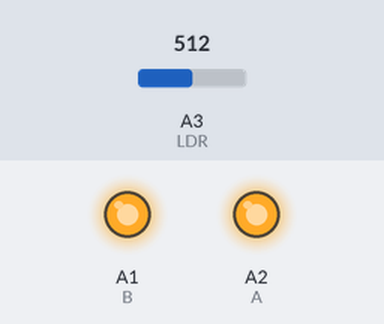
A sketch run on a simulated Arduino Uno, built with avr-gcc and run on an emulated ATmega328P. Shown: output pins drawn as LEDs (lit = HIGH). The inputs (shaded band) are chosen by the test bench; at power-on: A3 (LDR) = 512. What the sketch prints to the serial monitor is not drawn.

Above: at 17.82 s.
At 18.5 s:
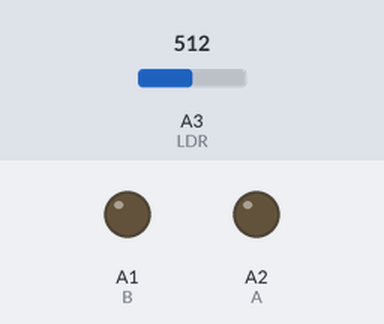
At 19.28 s:
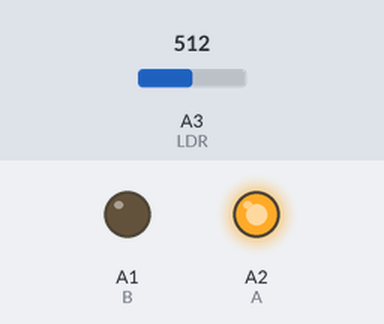
At 20.73 s:
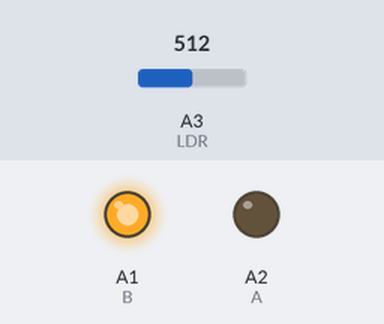
Timing chart, 0 to 23.4 s (numbered marks = the images above):
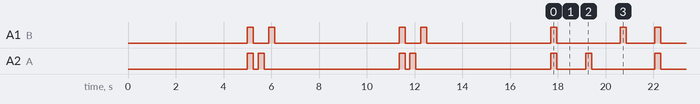

The sketch:

LDR_calibration.ino
```cpp
/* ColourSensor.txt
 * Designed by Dr Henry Tan
 * For CG1111A Photoelectric Sensor Studio
 */

// Define time delay before the next RGB colour turns ON to allow LDR to stabilize
#define RGBWait 200 //in milliseconds

// Define time delay before taking another LDR reading
#define LDRWait 10 //in milliseconds

//#define LDR 0   //LDR sensor pin at A0 original code for ldr
//#define LED 13  //Check Indicator to signal Calibration Completed

// Define colour sensor LED pins
//int ledArray[] = {2,3,4};// original code
int red_num = 0;
int green_num = 1;
int blue_num = 2;
int A = A2; //new code
int B = A1; //new code
int LDR = A3; //new code

//placeholders for colour detected
//int red = 0;
//int green = 0;
//int blue = 0;

//floats to hold colour arrays
float colourArray[] = {0,0,0};
float blackArray[] = {0,0,0};
float greyDiff[] = {0,0,0};
float whiteArray[] = {0,0,0};

char colourStr[3][5] = {"R = ", "G = ", "B = "};

void setup(){
  //setup the outputs for the colour sensor
  pinMode(A, OUTPUT);
  pinMode(B, OUTPUT);
  pinMode(LDR, INPUT);
  //pinMode(LED,OUTPUT);   //Check Indicator -- OFF during Calibration


  //begin serial communication
  Serial.begin(9600);

  setBalance();  //calibration
  //digitalWrite(LED, HIGH); //Check Indicator -- ON after Calibration
}

void loop(){
//turn on one colour at a time and LDR reads 5 times
  for(int c = 0;c<=2;c++){
    Serial.print(colourStr[c]);
     if(c==0){
      turn_on_red();
     }
     else if(c==1){
      turn_on_green();
     }
     else{
      turn_on_blue();
     }
    delay(RGBWait);
//get the average of 5 consecutive readings for the current colour and return an average
    colourArray[c] = getAvgReading(5);
//the average reading returned minus the lowest value divided by the maximum possible range, multiplied by 255 will give a value between 0-255, representing the value for the current reflectivity (i.e. the colour LDR is exposed to)
    colourArray[c] = (colourArray[c] - blackArray[c])/(greyDiff[c])*255;
    digitalWrite(A, LOW);
    digitalWrite(B, LOW);  //turn off the current LED colour
    delay(RGBWait+1000);
    Serial.println(int(greyDiff[c])); //show the value for the current colour LED, which corresponds to either the R, G or B of the RGB code
  }
}

void turn_on_red(){
  digitalWrite(A, HIGH);
  digitalWrite(B, HIGH);
}

void turn_on_blue(){
  digitalWrite(A, LOW);
  digitalWrite(B, HIGH);
}

void turn_on_green(){
  digitalWrite(A, HIGH);
  digitalWrite(B, LOW);
}


void setBalance(){
//set white balance
  Serial.println("Put White Sample For Calibration ...");
  delay(5000);           //delay for five seconds for getting sample ready
  //digitalWrite(LED,LOW); //Check Indicator OFF during Calibration
//scan the white sample.
//go through one colour at a time, set the maximum reading for each colour -- red, green and blue to the white array
  for(int i = 0;i<=2;i++){
     if(i==0){
      turn_on_red();
     }
     else if(i==1){
      turn_on_green();
     }
     else{
      turn_on_blue();
     }
     delay(RGBWait);
     whiteArray[i] = getAvgReading(5);         //scan 5 times and return the average,
     digitalWrite(A, LOW);
     digitalWrite(B, LOW);
     delay(RGBWait);
  }
//done scanning white, time for the black sample.
//set black balance
  Serial.println("Put Black Sample For Calibration ...");
  delay(5000);     //delay for five seconds for getting sample ready
//go through one colour at a time, set the minimum reading for red, green and blue to the black array
  for(int i = 0;i<=2;i++){
     if(i==0){
      turn_on_red();
     }
     else if(i==1){
      turn_on_green();
     }
     else{
      turn_on_blue();
     }
     delay(RGBWait);
     blackArray[i] = getAvgReading(5);
     digitalWrite(A, LOW);
     digitalWrite(B, LOW);
     delay(RGBWait);
//the differnce between the maximum and the minimum gives the range
     greyDiff[i] = whiteArray[i] - blackArray[i];
  }

//delay another 5 seconds for getting ready colour objects
//  Serial.println("Colour Sensor Is Ready.");//
  delay(5000);
  }


int getAvgReading(int times){
//find the average reading for the requested number of times of scanning LDR
  int reading;
  int total =0;
//take the reading as many times as requested and add them up
  for(int i = 0;i < times;i++){
     reading = analogRead(LDR);
     total = reading + total;
     delay(LDRWait);
  }

//calculate the average and return it
  return total/times;
}
```

Measured:
- by itself, A1 (B): HIGH → LOW at 5.3 s, → HIGH 0.65 s later, → LOW 0.25 s later, → HIGH 5.2 s later, … (111 changes in this stretch)
- by itself, A2 (A): HIGH → LOW at 5.3 s, → HIGH 0.20 s later, → LOW 0.25 s later, → HIGH 5.7 s later, … (111 changes in this stretch)
- by itself, everything shown: repeats every 4.4 s, in 6 steps
